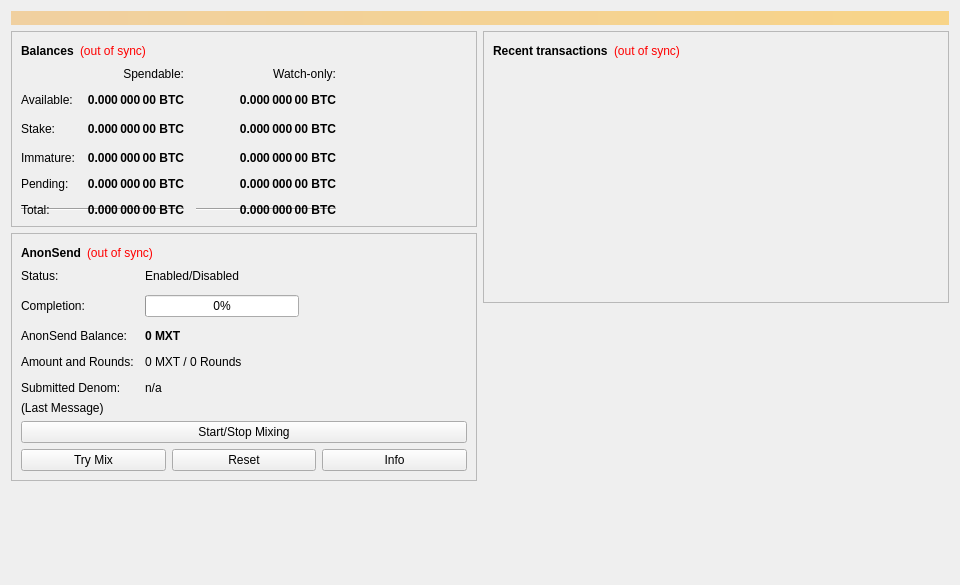
<?xml version="1.0" encoding="UTF-8"?>
<ui version="4.0">
 <class>OverviewPage</class>
 <widget class="QWidget" name="OverviewPage">
  <property name="geometry">
   <rect>
    <x>0</x>
    <y>0</y>
    <width>960</width>
    <height>585</height>
   </rect>
  </property>
  <property name="minimumSize">
   <size>
    <width>960</width>
    <height>0</height>
   </size>
  </property>
  <property name="windowTitle">
   <string>Form</string>
  </property>
  <layout class="QVBoxLayout" name="topLayout">
   <item>
    <widget class="QLabel" name="labelAlerts">
     <property name="visible">
      <bool>false</bool>
     </property>
     <property name="styleSheet">
      <string notr="true">QLabel { background-color: qlineargradient(x1: 0, y1: 0, x2: 1, y2: 0, stop:0 #F0D0A0, stop:1 #F8D488); color:#000000; }</string>
     </property>
     <property name="wordWrap">
      <bool>true</bool>
     </property>
     <property name="margin">
      <number>3</number>
     </property>
     <property name="textInteractionFlags">
      <set>Qt::TextSelectableByMouse</set>
     </property>
    </widget>
   </item>
   <item>
    <layout class="QHBoxLayout" name="horizontalLayout" stretch="1,1">
     <item>
      <layout class="QVBoxLayout" name="verticalLayout_2">
       <item>
        <widget class="QFrame" name="frame">
         <property name="frameShape">
          <enum>QFrame::StyledPanel</enum>
         </property>
         <property name="frameShadow">
          <enum>QFrame::Raised</enum>
         </property>
         <layout class="QVBoxLayout" name="verticalLayout_4">
          <item>
           <layout class="QHBoxLayout" name="horizontalLayout_4">
            <item>
             <widget class="QLabel" name="label_5">
              <property name="font">
               <font>
                <weight>75</weight>
                <bold>true</bold>
               </font>
              </property>
              <property name="text">
               <string>Balances</string>
              </property>
             </widget>
            </item>
            <item>
             <widget class="QLabel" name="labelWalletStatus">
              <property name="toolTip">
               <string>The displayed information may be out of date. Your wallet automatically synchronizes with the MarteX network after a connection is established, but this process has not completed yet.</string>
              </property>
              <property name="styleSheet">
               <string notr="true">QLabel { color: red; }</string>
              </property>
              <property name="text">
               <string notr="true">(out of sync)</string>
              </property>
              <property name="alignment">
               <set>Qt::AlignLeading|Qt::AlignLeft|Qt::AlignVCenter</set>
              </property>
             </widget>
            </item>
            <item>
             <spacer name="horizontalSpacer_3">
              <property name="orientation">
               <enum>Qt::Horizontal</enum>
              </property>
              <property name="sizeHint" stdset="0">
               <size>
                <width>40</width>
                <height>20</height>
               </size>
              </property>
             </spacer>
            </item>
           </layout>
          </item>
          <item>
           <layout class="QGridLayout" name="gridLayout">
            <property name="spacing">
             <number>12</number>
            </property>
            <item row="4" column="2">
             <widget class="QLabel" name="labelWatchPending">
              <property name="font">
               <font>
                <weight>75</weight>
                <bold>true</bold>
               </font>
              </property>
              <property name="cursor">
               <cursorShape>IBeamCursor</cursorShape>
              </property>
              <property name="toolTip">
               <string>Unconfirmed transactions to watch-only addresses</string>
              </property>
              <property name="text">
               <string notr="true">0.000 000 00 BTC</string>
              </property>
              <property name="alignment">
               <set>Qt::AlignRight|Qt::AlignTrailing|Qt::AlignVCenter</set>
              </property>
              <property name="textInteractionFlags">
               <set>Qt::LinksAccessibleByMouse|Qt::TextSelectableByKeyboard|Qt::TextSelectableByMouse</set>
              </property>
             </widget>
            </item>
            <item row="4" column="1">
             <widget class="QLabel" name="labelUnconfirmed">
              <property name="font">
               <font>
                <weight>75</weight>
                <bold>true</bold>
               </font>
              </property>
              <property name="cursor">
               <cursorShape>IBeamCursor</cursorShape>
              </property>
              <property name="toolTip">
               <string>Total of transactions that have yet to be confirmed, and do not yet count toward the spendable balance</string>
              </property>
              <property name="text">
               <string notr="true">0.000 000 00 BTC</string>
              </property>
              <property name="alignment">
               <set>Qt::AlignRight|Qt::AlignTrailing|Qt::AlignVCenter</set>
              </property>
              <property name="textInteractionFlags">
               <set>Qt::LinksAccessibleByMouse|Qt::TextSelectableByKeyboard|Qt::TextSelectableByMouse</set>
              </property>
             </widget>
            </item>
            <item row="2" column="2">
             <widget class="QLabel" name="labelWatchStake">
              <property name="font">
               <font>
                <weight>75</weight>
                <bold>true</bold>
               </font>
              </property>
              <property name="cursor">
               <cursorShape>IBeamCursor</cursorShape>
              </property>
              <property name="toolTip">
               <string>Unconfirmed transactions to watch-only addresses</string>
              </property>
              <property name="text">
               <string notr="true">0.000 000 00 BTC</string>
              </property>
              <property name="alignment">
               <set>Qt::AlignRight|Qt::AlignTrailing|Qt::AlignVCenter</set>
              </property>
              <property name="textInteractionFlags">
               <set>Qt::LinksAccessibleByMouse|Qt::TextSelectableByKeyboard|Qt::TextSelectableByMouse</set>
              </property>
             </widget>
            </item>
            <item row="2" column="1">
             <widget class="QLabel" name="labelStake">
              <property name="font">
               <font>
                <weight>75</weight>
                <bold>true</bold>
               </font>
              </property>
              <property name="cursor">
               <cursorShape>IBeamCursor</cursorShape>
              </property>
              <property name="toolTip">
               <string>Total of transactions that have yet to be confirmed, and do not yet count toward the spendable balance</string>
              </property>
              <property name="text">
               <string notr="true">0.000 000 00 BTC</string>
              </property>
              <property name="alignment">
               <set>Qt::AlignRight|Qt::AlignTrailing|Qt::AlignVCenter</set>
              </property>
              <property name="textInteractionFlags">
               <set>Qt::LinksAccessibleByMouse|Qt::TextSelectableByKeyboard|Qt::TextSelectableByMouse</set>
              </property>
             </widget>
            </item>
            <item row="3" column="2">
             <widget class="QLabel" name="labelWatchImmature">
              <property name="font">
               <font>
                <weight>75</weight>
                <bold>true</bold>
               </font>
              </property>
              <property name="cursor">
               <cursorShape>IBeamCursor</cursorShape>
              </property>
              <property name="toolTip">
               <string>Balance in watch-only addresses that has not yet matured</string>
              </property>
              <property name="text">
               <string notr="true">0.000 000 00 BTC</string>
              </property>
              <property name="alignment">
               <set>Qt::AlignRight|Qt::AlignTrailing|Qt::AlignVCenter</set>
              </property>
              <property name="textInteractionFlags">
               <set>Qt::LinksAccessibleByMouse|Qt::TextSelectableByKeyboard|Qt::TextSelectableByMouse</set>
              </property>
             </widget>
            </item>
            <item row="5" column="0" colspan="2">
             <widget class="Line" name="lineSpendableBalance">
              <property name="orientation">
               <enum>Qt::Horizontal</enum>
              </property>
             </widget>
            </item>
            <item row="5" column="2">
             <widget class="Line" name="lineWatchBalance">
              <property name="sizePolicy">
               <sizepolicy hsizetype="Preferred" vsizetype="Fixed">
                <horstretch>0</horstretch>
                <verstretch>0</verstretch>
               </sizepolicy>
              </property>
              <property name="minimumSize">
               <size>
                <width>140</width>
                <height>0</height>
               </size>
              </property>
              <property name="orientation">
               <enum>Qt::Horizontal</enum>
              </property>
             </widget>
            </item>
            <item row="5" column="0">
             <widget class="QLabel" name="labelTotalText">
              <property name="text">
               <string>Total:</string>
              </property>
             </widget>
            </item>
            <item row="3" column="1">
             <widget class="QLabel" name="labelImmature">
              <property name="font">
               <font>
                <weight>75</weight>
                <bold>true</bold>
               </font>
              </property>
              <property name="cursor">
               <cursorShape>IBeamCursor</cursorShape>
              </property>
              <property name="toolTip">
               <string>Balance that has not yet matured</string>
              </property>
              <property name="text">
               <string notr="true">0.000 000 00 BTC</string>
              </property>
              <property name="alignment">
               <set>Qt::AlignRight|Qt::AlignTrailing|Qt::AlignVCenter</set>
              </property>
              <property name="textInteractionFlags">
               <set>Qt::LinksAccessibleByMouse|Qt::TextSelectableByKeyboard|Qt::TextSelectableByMouse</set>
              </property>
             </widget>
            </item>
            <item row="2" column="3">
             <spacer name="horizontalSpacer_2">
              <property name="orientation">
               <enum>Qt::Horizontal</enum>
              </property>
              <property name="sizeHint" stdset="0">
               <size>
                <width>40</width>
                <height>20</height>
               </size>
              </property>
             </spacer>
            </item>
            <item row="2" column="0">
             <widget class="QLabel" name="labelStakeText">
              <property name="text">
               <string>Stake:</string>
              </property>
             </widget>
            </item>
            <item row="3" column="0">
             <widget class="QLabel" name="labelImmatureText">
              <property name="text">
               <string>Immature:</string>
              </property>
             </widget>
            </item>
            <item row="5" column="1">
             <widget class="QLabel" name="labelTotal">
              <property name="font">
               <font>
                <weight>75</weight>
                <bold>true</bold>
               </font>
              </property>
              <property name="cursor">
               <cursorShape>IBeamCursor</cursorShape>
              </property>
              <property name="toolTip">
               <string>Your current total balance</string>
              </property>
              <property name="text">
               <string notr="true">0.000 000 00 BTC</string>
              </property>
              <property name="alignment">
               <set>Qt::AlignRight|Qt::AlignTrailing|Qt::AlignVCenter</set>
              </property>
              <property name="textInteractionFlags">
               <set>Qt::LinksAccessibleByMouse|Qt::TextSelectableByKeyboard|Qt::TextSelectableByMouse</set>
              </property>
             </widget>
            </item>
            <item row="5" column="2">
             <widget class="QLabel" name="labelWatchTotal">
              <property name="font">
               <font>
                <weight>75</weight>
                <bold>true</bold>
               </font>
              </property>
              <property name="cursor">
               <cursorShape>IBeamCursor</cursorShape>
              </property>
              <property name="toolTip">
               <string>Current total balance in watch-only addresses</string>
              </property>
              <property name="text">
               <string notr="true">0.000 000 00 BTC</string>
              </property>
              <property name="alignment">
               <set>Qt::AlignRight|Qt::AlignTrailing|Qt::AlignVCenter</set>
              </property>
              <property name="textInteractionFlags">
               <set>Qt::LinksAccessibleByMouse|Qt::TextSelectableByKeyboard|Qt::TextSelectableByMouse</set>
              </property>
             </widget>
            </item>
            <item row="0" column="2">
             <widget class="QLabel" name="labelWatchonly">
              <property name="text">
               <string>Watch-only:</string>
              </property>
              <property name="alignment">
               <set>Qt::AlignRight|Qt::AlignTrailing|Qt::AlignVCenter</set>
              </property>
             </widget>
            </item>
            <item row="1" column="0">
             <widget class="QLabel" name="labelBalanceText">
              <property name="text">
               <string>Available:</string>
              </property>
             </widget>
            </item>
            <item row="1" column="1">
             <widget class="QLabel" name="labelBalance">
              <property name="font">
               <font>
                <weight>75</weight>
                <bold>true</bold>
               </font>
              </property>
              <property name="cursor">
               <cursorShape>IBeamCursor</cursorShape>
              </property>
              <property name="toolTip">
               <string>Your current spendable balance</string>
              </property>
              <property name="text">
               <string notr="true">0.000 000 00 BTC</string>
              </property>
              <property name="alignment">
               <set>Qt::AlignRight|Qt::AlignTrailing|Qt::AlignVCenter</set>
              </property>
              <property name="textInteractionFlags">
               <set>Qt::LinksAccessibleByMouse|Qt::TextSelectableByKeyboard|Qt::TextSelectableByMouse</set>
              </property>
             </widget>
            </item>
            <item row="1" column="2">
             <widget class="QLabel" name="labelWatchAvailable">
              <property name="font">
               <font>
                <weight>75</weight>
                <bold>true</bold>
               </font>
              </property>
              <property name="cursor">
               <cursorShape>IBeamCursor</cursorShape>
              </property>
              <property name="toolTip">
               <string>Your current balance in watch-only addresses</string>
              </property>
              <property name="text">
               <string notr="true">0.000 000 00 BTC</string>
              </property>
              <property name="alignment">
               <set>Qt::AlignRight|Qt::AlignTrailing|Qt::AlignVCenter</set>
              </property>
              <property name="textInteractionFlags">
               <set>Qt::LinksAccessibleByMouse|Qt::TextSelectableByKeyboard|Qt::TextSelectableByMouse</set>
              </property>
             </widget>
            </item>
            <item row="4" column="0">
             <widget class="QLabel" name="labelPendingText">
              <property name="text">
               <string>Pending:</string>
              </property>
             </widget>
            </item>
            <item row="0" column="1">
             <widget class="QLabel" name="labelSpendable">
              <property name="text">
               <string>Spendable:</string>
              </property>
              <property name="alignment">
               <set>Qt::AlignRight|Qt::AlignTrailing|Qt::AlignVCenter</set>
              </property>
             </widget>
            </item>
           </layout>
          </item>
         </layout>
        </widget>
       </item>
       <item>
        <widget class="QFrame" name="frameAnonSend">
         <property name="layoutDirection">
          <enum>Qt::LeftToRight</enum>
         </property>
         <property name="frameShape">
          <enum>QFrame::StyledPanel</enum>
         </property>
         <property name="frameShadow">
          <enum>QFrame::Raised</enum>
         </property>
         <layout class="QVBoxLayout" name="VerticalLayout_PS1">
          <item>
           <layout class="QHBoxLayout" name="horizontalLayout_5">
            <item>
             <widget class="QLabel" name="labelAnonSendHeader">
              <property name="font">
               <font>
                <weight>75</weight>
                <bold>true</bold>
               </font>
              </property>
              <property name="text">
               <string>AnonSend</string>
              </property>
             </widget>
            </item>
            <item>
             <widget class="QLabel" name="labelAnonSendSyncStatus">
              <property name="toolTip">
               <string>The displayed information may be out of date. Your wallet automatically synchronizes with the MarteX network after a connection is established, but this process has not completed yet.</string>
              </property>
              <property name="styleSheet">
               <string notr="true">QLabel { color: red; }</string>
              </property>
              <property name="text">
               <string notr="true">(out of sync)</string>
              </property>
              <property name="alignment">
               <set>Qt::AlignLeading|Qt::AlignLeft|Qt::AlignVCenter</set>
              </property>
             </widget>
            </item>
            <item>
             <spacer name="horizontalSpacer_4">
              <property name="orientation">
               <enum>Qt::Horizontal</enum>
              </property>
              <property name="sizeHint" stdset="0">
               <size>
                <width>40</width>
                <height>20</height>
               </size>
              </property>
             </spacer>
            </item>
           </layout>
          </item>
          <item>
           <layout class="QFormLayout" name="anonSendFormLayout">
            <property name="fieldGrowthPolicy">
             <enum>QFormLayout::AllNonFixedFieldsGrow</enum>
            </property>
            <property name="horizontalSpacing">
             <number>11</number>
            </property>
            <property name="verticalSpacing">
             <number>12</number>
            </property>
            <item row="0" column="0">
             <widget class="QLabel" name="labelAnonSendEnabledText">
              <property name="text">
               <string>Status:</string>
              </property>
             </widget>
            </item>
            <item row="0" column="1">
             <widget class="QLabel" name="labelAnonSendEnabled">
              <property name="text">
               <string>Enabled/Disabled</string>
              </property>
             </widget>
            </item>
            <item row="1" column="0">
             <widget class="QLabel" name="labelCompletitionText">
              <property name="text">
               <string>Completion:</string>
              </property>
             </widget>
            </item>
            <item row="1" column="1">
             <widget class="QProgressBar" name="anonSendProgress">
              <property name="maximumSize">
               <size>
                <width>154</width>
                <height>16777215</height>
               </size>
              </property>
              <property name="value">
               <number>0</number>
              </property>
             </widget>
            </item>
            <item row="2" column="0">
             <widget class="QLabel" name="labelAnonymizedText">
              <property name="text">
               <string>AnonSend Balance:</string>
              </property>
             </widget>
            </item>
            <item row="2" column="1">
             <widget class="QLabel" name="labelAnonymized">
              <property name="font">
               <font>
                <weight>75</weight>
                <bold>true</bold>
               </font>
              </property>
              <property name="text">
               <string notr="true">0 MXT</string>
              </property>
             </widget>
            </item>
            <item row="3" column="0">
             <widget class="QLabel" name="labelAmountAndRoundsText">
              <property name="text">
               <string>Amount and Rounds:</string>
              </property>
             </widget>
            </item>
            <item row="3" column="1">
             <widget class="QLabel" name="labelAmountRounds">
              <property name="text">
               <string>0 MXT / 0 Rounds</string>
              </property>
             </widget>
            </item>
            <item row="4" column="0">
             <widget class="QLabel" name="labelSubmittedDenomText">
              <property name="text">
               <string>Submitted Denom:</string>
              </property>
             </widget>
            </item>
            <item row="4" column="1">
             <widget class="QLabel" name="labelSubmittedDenom">
              <property name="toolTip">
               <string>The denominations you submitted to the Masternode.&lt;br&gt;To mix, other users must submit the exact same denominations.</string>
              </property>
              <property name="text">
               <string>n/a</string>
              </property>
             </widget>
            </item>
           </layout>
          </item>
          <item>
           <layout class="QVBoxLayout" name="VerticalLayout_PS">
            <item>
             <widget class="QLabel" name="labelAnonSendLastMessage">
              <property name="text">
               <string>(Last Message)</string>
              </property>
              <property name="alignment">
               <set>Qt::AlignLeading|Qt::AlignLeft|Qt::AlignTop</set>
              </property>
              <property name="wordWrap">
               <bool>true</bool>
              </property>
             </widget>
            </item>
            <item>
             <widget class="QPushButton" name="toggleAnonSend">
              <property name="sizePolicy">
               <sizepolicy hsizetype="MinimumExpanding" vsizetype="Fixed">
                <horstretch>0</horstretch>
                <verstretch>0</verstretch>
               </sizepolicy>
              </property>
              <property name="text">
               <string>Start/Stop Mixing</string>
              </property>
             </widget>
            </item>
            <item>
             <layout class="QHBoxLayout" name="horizontalLayout_debugbuttons">
              <item>
               <widget class="QPushButton" name="anonSendAuto">
                <property name="sizePolicy">
                 <sizepolicy hsizetype="MinimumExpanding" vsizetype="Fixed">
                  <horstretch>0</horstretch>
                  <verstretch>0</verstretch>
                 </sizepolicy>
                </property>
                <property name="toolTip">
                 <string>Try to manually submit a AnonSend request.</string>
                </property>
                <property name="text">
                 <string>Try Mix</string>
                </property>
               </widget>
              </item>
              <item>
               <widget class="QPushButton" name="anonSendReset">
                <property name="sizePolicy">
                 <sizepolicy hsizetype="MinimumExpanding" vsizetype="Fixed">
                  <horstretch>0</horstretch>
                  <verstretch>0</verstretch>
                 </sizepolicy>
                </property>
                <property name="toolTip">
                 <string>Reset the current status of AnonSend (can interrupt AnonSend if it's in the process of Mixing, which can cost you money!)</string>
                </property>
                <property name="autoFillBackground">
                 <bool>false</bool>
                </property>
                <property name="text">
                 <string>Reset</string>
                </property>
               </widget>
              </item>
              <item>
               <widget class="QPushButton" name="anonSendInfo">
                <property name="sizePolicy">
                 <sizepolicy hsizetype="MinimumExpanding" vsizetype="Fixed">
                  <horstretch>0</horstretch>
                  <verstretch>0</verstretch>
                 </sizepolicy>
                </property>
                <property name="toolTip">
                 <string>Information about AnonSend and Mixing</string>
                </property>
                <property name="text">
                 <string>Info</string>
                </property>
               </widget>
              </item>
             </layout>
            </item>
           </layout>
          </item>
         </layout>
        </widget>
       </item>
       <item>
        <spacer name="verticalSpacer">
         <property name="orientation">
          <enum>Qt::Vertical</enum>
         </property>
         <property name="sizeHint" stdset="0">
          <size>
           <width>20</width>
           <height>40</height>
          </size>
         </property>
        </spacer>
       </item>
      </layout>
     </item>
     <item>
      <layout class="QVBoxLayout" name="verticalLayout_3">
       <item>
        <widget class="QFrame" name="frame_2">
         <property name="frameShape">
          <enum>QFrame::StyledPanel</enum>
         </property>
         <property name="frameShadow">
          <enum>QFrame::Raised</enum>
         </property>
         <layout class="QVBoxLayout" name="verticalLayout">
          <item>
           <layout class="QHBoxLayout" name="horizontalLayout_2">
            <item>
             <widget class="QLabel" name="label_4">
              <property name="font">
               <font>
                <weight>75</weight>
                <bold>true</bold>
               </font>
              </property>
              <property name="text">
               <string>Recent transactions</string>
              </property>
             </widget>
            </item>
            <item>
             <widget class="QLabel" name="labelTransactionsStatus">
              <property name="toolTip">
               <string>The displayed information may be out of date. Your wallet automatically synchronizes with the MarteX network after a connection is established, but this process has not completed yet.</string>
              </property>
              <property name="styleSheet">
               <string notr="true">QLabel { color: red; }</string>
              </property>
              <property name="text">
               <string notr="true">(out of sync)</string>
              </property>
              <property name="alignment">
               <set>Qt::AlignLeading|Qt::AlignLeft|Qt::AlignVCenter</set>
              </property>
             </widget>
            </item>
            <item>
             <spacer name="horizontalSpacer">
              <property name="orientation">
               <enum>Qt::Horizontal</enum>
              </property>
              <property name="sizeHint" stdset="0">
               <size>
                <width>40</width>
                <height>20</height>
               </size>
              </property>
             </spacer>
            </item>
           </layout>
          </item>
          <item>
           <widget class="QListView" name="listTransactions">
            <property name="styleSheet">
             <string notr="true">QListView { background: transparent; }</string>
            </property>
            <property name="frameShape">
             <enum>QFrame::NoFrame</enum>
            </property>
            <property name="verticalScrollBarPolicy">
             <enum>Qt::ScrollBarAlwaysOff</enum>
            </property>
            <property name="horizontalScrollBarPolicy">
             <enum>Qt::ScrollBarAlwaysOff</enum>
            </property>
            <property name="selectionMode">
             <enum>QAbstractItemView::NoSelection</enum>
            </property>
           </widget>
          </item>
         </layout>
        </widget>
       </item>
       <item>
        <spacer name="verticalSpacer_2">
         <property name="orientation">
          <enum>Qt::Vertical</enum>
         </property>
         <property name="sizeHint" stdset="0">
          <size>
           <width>20</width>
           <height>40</height>
          </size>
         </property>
        </spacer>
       </item>
      </layout>
     </item>
    </layout>
   </item>
  </layout>
 </widget>
 <resources/>
 <connections/>
</ui>
